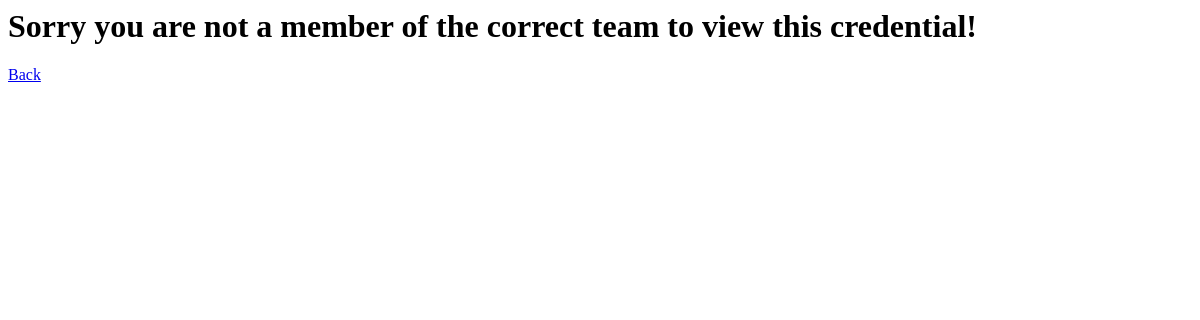
Before: /credentials/cred/2 (signed in) with the older database file.
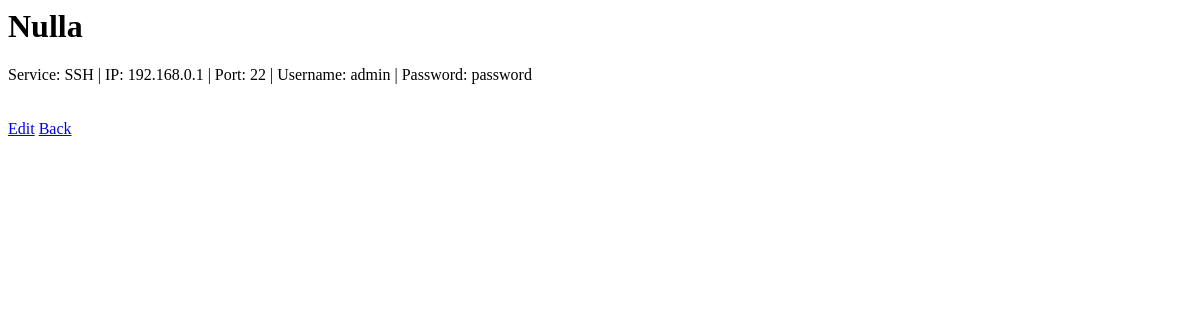
After: the same page with the newer database file.
### credentials/models.py (models this page shows, shortened)
class Credential(models.Model):
    teamnid = models.IntegerField()
    name = models.CharField(max_length=100)
    service = models.CharField(max_length=200)
    ip = models.CharField(max_length=15)
    port = models.IntegerField()
    username = models.CharField(max_length=200)
    password = models.CharField(max_length=200)

### credentials/views.py (the view)
# urls.py: path('cred/<int:pk>', CredentialDetailView.as_view(), name="cred-detail"),
class CredentialDetailView(DetailView):
    model = Credential
    template_name = 'credential_detail.html'

### credentials/templates/credential_detail.html (shortened to what this page needs)
{% if user.is_authenticated %}
{% if user.pk == credential.teamnid %}
<h1>{{credential.name}}</h1>
Service: {{ credential.service }} | IP: {{ credential.ip }} | Port: {{ credential.port }} | Username: {{ credential.username }} | Password: {{ credential.password }}
<a href="{% url 'cred-edit' credential.pk %}">Edit</a>
<a href="{% url 'cred' %}">Back</a>
{% else %}
<h1> Sorry you are not a member of the correct team to view this credential!</h1>
<a href="{% url 'cred' %}">Back</a>
{% endif %}
{% else %}
<h1> Sorry you must be logged in to view this page!</h1>
<a href="{% url 'login' %}">Login Here!</a>
{% endif %}

Changed rows visible on the page:
now on this page (row edited): Credential: name "Nulla", service "SSH", ip "192.168.0.1", port "22", username "admin", password "password"
changed Credential: teamnid 2 → 1 (drawn)
Other visible differences:
text no longer shown: "Sorry you are not a member of the correct team to view this credential!"
text now shown: "Service: | IP: | Port: | Username: | Password: Edit"
